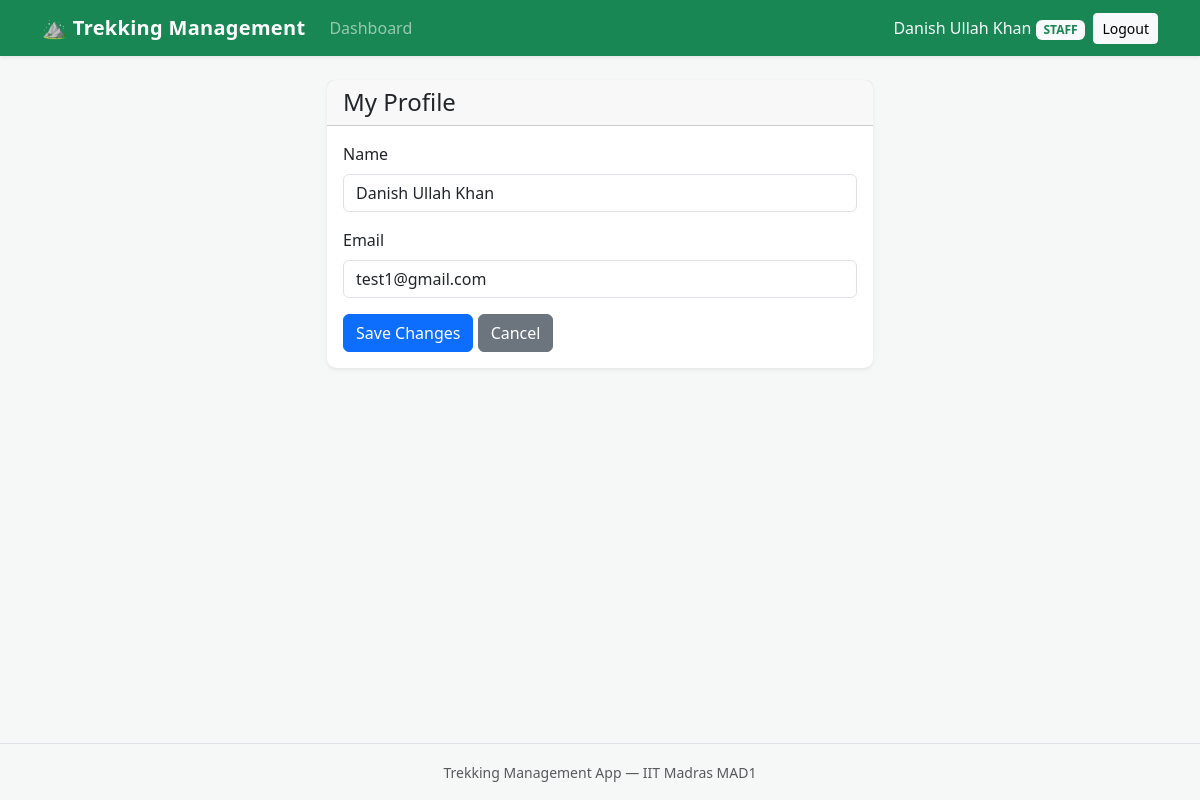
Screenshot of /profile (signed in) with the database file from the repository.
### models/user.py (models this page shows, shortened)
class User(UserMixin, db.Model):
    __tablename__ = "users"
    id = db.Column(db.Integer, primary_key=True)
    name = db.Column(db.String(80), nullable=False)
    email = db.Column(db.String(120), unique=True, nullable=False)
    password_hash = db.Column(db.String(255), nullable=False)
    role = db.Column(db.String(20), nullable=False, default="user")
    approved = db.Column(db.Boolean, nullable=False, default=False)
    blacklisted = db.Column(db.Boolean, nullable=False, default=False)
    bookings = db.relationship("Booking", backref="user", lazy=True)

### routes/user.py (the view, shortened to what this page needs)
@user_bp.route("/profile", methods=["GET", "POST"])
@login_required
def profile():
    return render_template("user/profile.html")

### models/user.py (called while the page is built)
@login_manager.user_loader
def load_user(user_id):
    return User.query.get(int(user_id))

### templates/user/profile.html (shortened to what this page needs)
{% extends "base.html" %}
{% block content %}
<div class="row justify-content-center">
    <div class="col-md-6">
        <div class="card shadow-sm">
            <div class="card-header">
                <h4 class="mb-0">My Profile</h4>
            </div>
            <div class="card-body">
                <form method="POST">
                    <div class="mb-3">
                        <label class="form-label">Name</label>
                        <input
                            type="text"
                            name="name"
                            class="form-control"
                            value="{{ current_user.name }}"
                            required>
                    </div>
                    <div class="mb-3">
                        <label class="form-label">Email</label>
                        <input
                            type="email"
                            name="email"
                            class="form-control"
                            value="{{ current_user.email }}"
                            required>
                    </div>
                    <button type="submit" class="btn btn-primary">
                        Save Changes
                    </button>
                    <a href="{{ url_for('user.dashboard') }}"
                       class="btn btn-secondary">
                        Cancel
                    </a>
                </form>
            </div>
        </div>
    </div>
</div>
{% endblock %}

### templates/base.html (shortened to what this page needs)
<!DOCTYPE html>
<html lang="en">
<head>
    <link
        href="https://cdn.jsdelivr.net/npm/bootstrap@5.3.3/dist/css/bootstrap.min.css"
        rel="stylesheet">
    <link rel="stylesheet"
          href="{{ url_for('static', filename='style.css') }}">
</head>
<body>
    <nav class="navbar navbar-expand-lg navbar-dark bg-success shadow-sm">
        <div class="container">
            <a class="navbar-brand fw-bold" href="{{ url_for('user.home') }}">
                &#9968; Trekking Management
            </a>
            <div class="collapse navbar-collapse" id="mainNav">
                <ul class="navbar-nav me-auto mb-2 mb-lg-0">
                    {% if current_user.is_authenticated %}
                        {% if current_user.role == 'user' %}
                            <li class="nav-item">
                                <a class="nav-link" href="{{ url_for('user.home') }}">
                                    Browse Treks
                                </a>
                            </li>
                            <li class="nav-item">
                                <a class="nav-link"
                                   href="{{ url_for('user.dashboard') }}">
                                    My Bookings
                                </a>
                            </li>
                        {% elif current_user.role == 'staff' and current_user.approved %}
                            <li class="nav-item">
                                <a class="nav-link"
                                   href="{{ url_for('staff.dashboard') }}">
                                    Dashboard
                                </a>
                            </li>
                        {% endif %}
                    {% endif %}
                </ul>
                <div class="d-flex align-items-lg-center flex-column flex-lg-row gap-2">
                    {% if current_user.is_authenticated %}
                        <span class="navbar-text text-light">
                            {{ current_user.name }}
                            <span class="badge bg-light text-success text-uppercase">
                                {{ current_user.role }}
                            </span>
                        </span>
                        <a class="btn btn-light btn-sm"
                           href="{{ url_for('auth.logout') }}">Logout</a>
                    {% else %}
                        <a class="btn btn-outline-light btn-sm"
                           href="{{ url_for('auth.login') }}">Login</a>
                        <a class="btn btn-light btn-sm"
                           href="{{ url_for('auth.register') }}">Register</a>
                    {% endif %}
                </div>
            </div>
        </div>
    </nav>
    <main class="container py-4">
        {% block content %}{% endblock %}
    </main>
    <footer class="border-top mt-auto py-3">
        <div class="container text-center text-muted">
            <small>Trekking Management App &mdash; IIT Madras MAD1</small>
        </div>
    </footer>
</body>
</html>

### static/style.css (style rules this page uses)
body { min-height: 100vh; display: flex; flex-direction: column; background-color: #f6f8f7; }
main { flex: 1; }
.navbar-brand { letter-spacing: 0.3px; }
.card { border: none; border-radius: 0.6rem; }
.card.shadow-sm { transition: box-shadow 0.15s ease-in-out, transform 0.15s ease-in-out; }

### rows the page displays
User: name "Danish Ullah Khan", role "STAFF", email "test1@gmail.com"
